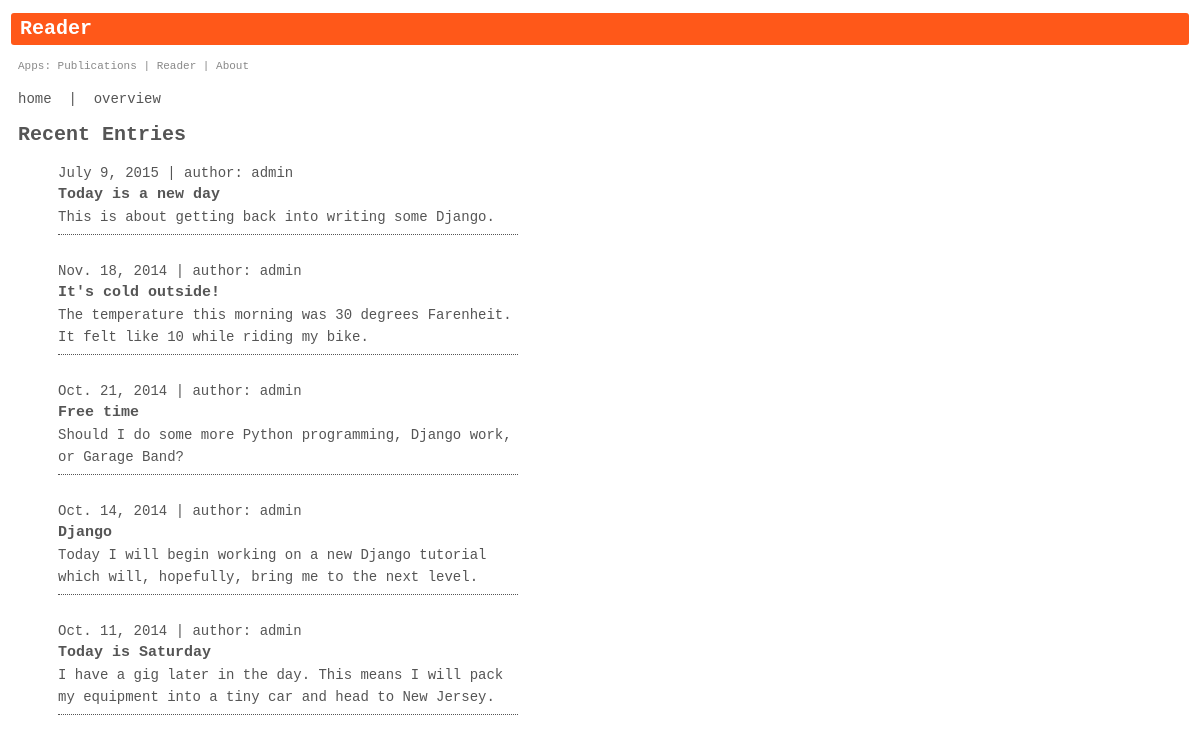
/reader/, run on the app's committed database.
### reader/models.py (models this page shows, shortened)
class Reader(models.Model):
    reader_title = models.CharField(max_length=80)
    reader_entry = models.TextField()
    reader_date = models.DateTimeField(auto_now=True)
    reader_author = models.CharField(
        max_length=80,
        default='admin'
    )

### reader/views.py (the view)
class IndexView(ListView):
    template_name = 'reader/index.html'
    context_object_name = 'recent_entries'
    def get_queryset(self):
        reader_entries = Reader.objects.order_by('-id')[:5]
        no_of_entries = len(reader_entries)
        if no_of_entries < 5:
            recent_entries = Reader.objects.order_by('-id')[:no_of_entries]
        else:
            recent_entries = reader_entries
        return recent_entries

### templates/reader/index.html (shortened to what this page needs)
{% extends "reader/base.html" %}
{% load humanize %}
{% block page %}
    <h1>Recent Entries</h1>
    {% if recent_entries %}
        <ul>
        {% for entry in recent_entries %}
            <li>{{ entry.reader_date|naturalday}} | author:
                {{ entry.reader_author }}</li>
            <li class="reader_title">{{ entry.reader_title }}</li>
            <li>{{ entry.reader_entry }}</li>
            <li class="reader_entry"></li>
        {% endfor %}
        </ul>
    {% else %}
        <p>No data available: <a href="{% url 'reader:add' %}">
            add an entry</a></p>
    {% endif %}
{% endblock %}

### static/reader/base-styles.css (style rules this page uses)
body { margin: 10px 11px 25px 11px; }
li, a, h1, h2, p, label, input, td { font: 14px/22px courier, sans-serif; color: #555; text-decoration: none; }
h1 { font-size: 20px; font-weight: bold; }
ul { list-style: none; }
li.reader_entry { padding-bottom: 6px; margin-bottom: 25px; border-bottom: dotted 1px #555; }
li.reader_title { font-size: 15px; font-weight: bold; }

### data on the page
Reader: reader_date "July 9, 2015", reader_author "admin", reader_title "Today is a new day", reader_entry "This is about getting back into writing some Django."
Reader: reader_date "Nov. 18, 2014", reader_author "admin", reader_title "It's cold outside!", reader_entry "The temperature this morning was 30 degrees Farenheit. It felt like 10 while riding my bike."
Reader: reader_date "Oct. 21, 2014", reader_author "admin", reader_title "Free time", reader_entry "Should I do some more Python programming, Django work, or Garage Band?"
Reader: reader_date "Oct. 14, 2014", reader_author "admin", reader_title "Django", reader_entry "Today I will begin working on a new Django tutorial which will, hopefully, bring me to the next level."
Reader: reader_date "Oct. 11, 2014", reader_author "admin", reader_title "Today is Saturday", reader_entry "I have a gig later in the day. This means I will pack my equipment into a tiny car and head to New Jersey."
